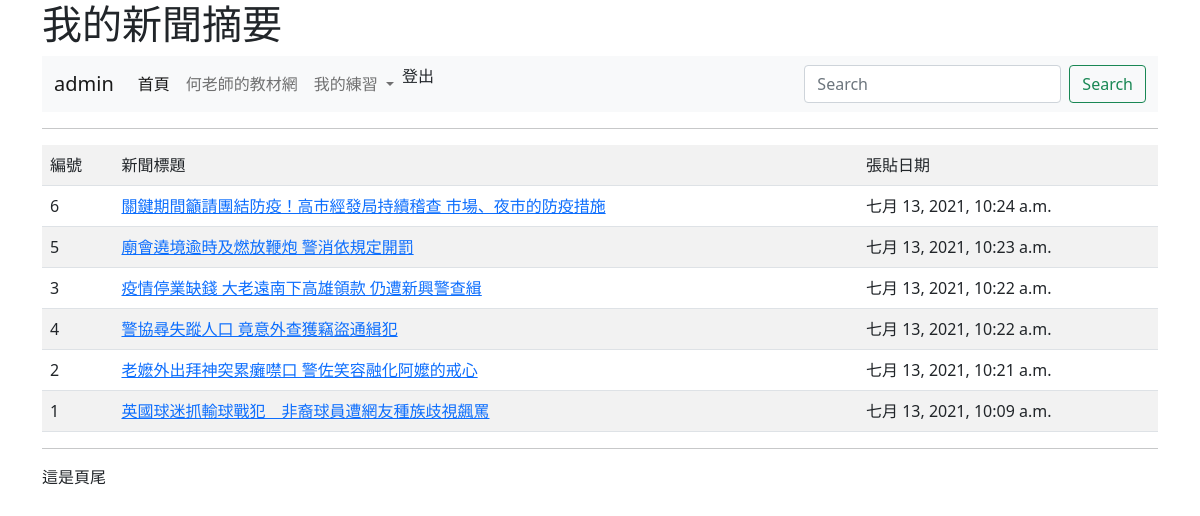
Page /news/ (signed in) on the committed database.
### mysite/models.py (models this page shows, shortened)
class Post(models.Model):
	title = models.CharField(max_length=200)
	content = models.TextField()
	pub_date = models.DateTimeField(default=timezone.now)
	class Meta:
		ordering = ('-pub_date',)

### mysite/views.py (the view)
# urls.py: path('news/',views.news),
@login_required(login_url="/admin/login/")
def news(request):
	posts = Post.objects.all()
	return render(request, "news.html", locals())

### templates/news.html (shortened to what this page needs)
{% extends "base.html" %}
{% block main %}
	<hr>
	<table class="table table-striped">
		<tr><td>編號</td><td>新聞標題</td><td>張貼日期</td></tr>
	{% for post in posts %}
	   	<tr>
	   		<td>{{ post.id }}</td>
	   		<td><a href="/show/{{ post.id }}/">{{ post.title }}</a></td>
	   		<td>{{ post.pub_date }}</td>
		</tr>
	{% endfor %}
	</table>
{% endblock %}

### templates/menu.html (shortened to what this page needs)
<nav class="navbar navbar-expand-lg navbar-light bg-light">
    <div class="container-fluid">
      <a class="navbar-brand" href="#">{{ request.user.username }}</a>
      <div class="collapse navbar-collapse" id="navbarSupportedContent">
        <ul class="navbar-nav me-auto mb-2 mb-lg-0">
          <li class="nav-item">
            <a class="nav-link active" aria-current="page" href="/">首頁</a>
          </li>
          <li class="nav-item">
            <a class="nav-link" href="https://104.es">何老師的教材網</a>
          </li>
          <li class="nav-item dropdown">
            <a class="nav-link dropdown-toggle" href="#" id="navbarDropdown" role="button" data-bs-toggle="dropdown" aria-expanded="false">
              我的練習
            </a>
          </li>
          {% if request.user.is_authenticated %}
           <li class="nav-item"
            <a class="nav-link" href="/logout/" tabindex="-1">登出</a>
           </li>
          {% else %}
          <li class="nav-item">
            <a class="nav-link" href="/admin/login/?next=/" tabindex="-1">登入</a>
          </li>
          {% endif %}
        </ul>
        <form class="d-flex">
          <input class="form-control me-2" type="search" placeholder="Search" aria-label="搜尋">
          <button class="btn btn-outline-success" type="submit">Search</button>
        </form>
      </div>
    </div>
  </nav>

### rows in the picture
Post: id "6", title "關鍵期間籲請團結防疫！高市經發局持續稽查 市場、夜市的防疫措施", pub_date "七月 13, 2021, 10:24 a.m."
Post: id "5", title "廟會遶境逾時及燃放鞭炮 警消依規定開罰", pub_date "七月 13, 2021, 10:23 a.m."
Post: id "3", title "疫情停業缺錢 大老遠南下高雄領款 仍遭新興警查緝", pub_date "七月 13, 2021, 10:22 a.m."
Post: id "4", title "警協尋失蹤人口 竟意外查獲竊盜通緝犯", pub_date "七月 13, 2021, 10:22 a.m."
Post: id "2", title "老嬷外出拜神突累癱噤口 警佐笑容融化阿嬤的戒心", pub_date "七月 13, 2021, 10:21 a.m."
Post: id "1", title "英國球迷抓輸球戰犯 非裔球員遭網友種族歧視飆罵", pub_date "七月 13, 2021, 10:09 a.m."

### other values in the picture
{{ request.user.username }} "admin"
